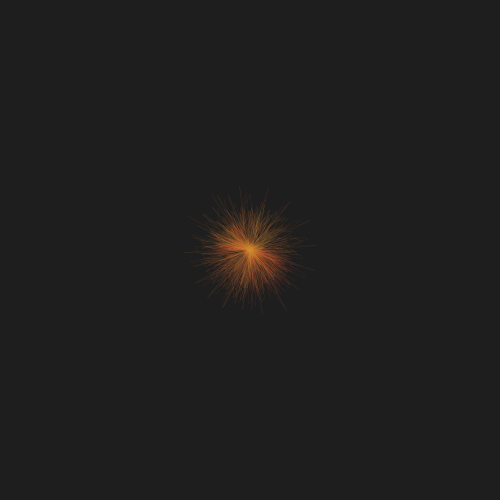
Frame 1 (no input)
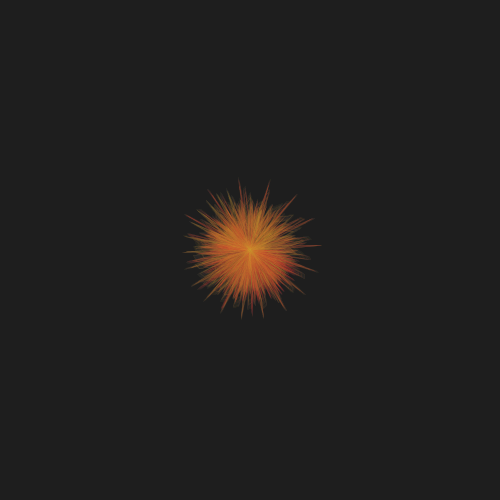
Frame 60 (the mouse pressed at the canvas centre just before this capture)
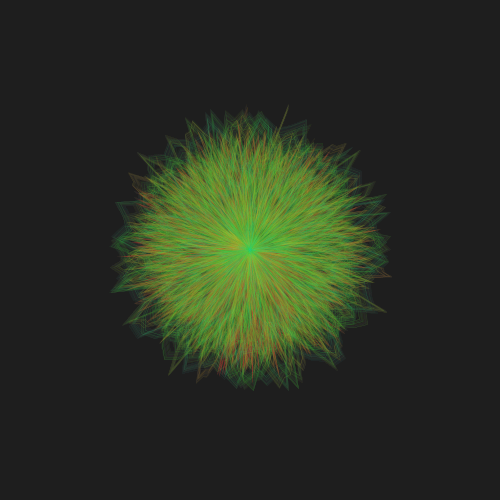
Frame 120 (the mouse held since frame 60 and released just before this capture)

The Processing sketch that drew these frames (run headless with seeded random() and noise(); from frame 60 on, the mouse is pressed at the canvas centre):

// Processing sketch: processing_42751
// ── processing_42751.pde

/* 
 Daniel C. Young
 Fuzzball Animation
 10/14/2011
 */

float easing=0.8;
float easeX=0.0;

void setup() {
  size(500, 500);
  smooth();
  background(30);
  colorMode(HSB);
  frameRate(30);
}

void draw() {
  fill(30,30);
  noStroke();
  rect(0,0,width,height);
  
  // replace mouseX with eased value
  easeX += (mouseX-easeX) * easing;
  
  for (int i=0;i<30;i++) {
    // map size, noise, and hue to mouseX
    float syz = map(easeX,0,width,30,180);
    float nyz = map(easeX,0,width,0,10);
    float clr = map(easeX,0,width,1,6.5);
    drawSpiral(i*syz, i*0.2, nyz+i, clr*i);
  }
}

void drawSpiral(float _endAng, float _angStep, float _noise, float _hue) {
  float px,py,x,y;
  float seed = random(10);  // initial radius
  px=py = 0.0;

  pushMatrix();
  translate(width/2, height/2);
  for (float ang=0; ang<_endAng; ang+=_angStep) {
    // adjust for different results
    _noise += 0.5;  
    seed += 0.2;

    // apply offset to initial radius
    float rad = seed + (noise(_noise)*100) - 50;

    x = rad*cos(radians(ang));
    y = rad*sin(radians(ang));

    // avoid drawing the first time
    if (px != 0.0) {
      stroke(_hue,200,200,60);
      strokeWeight(0.25);
      line(px, py, x, y);
    }

    px = x;
    py = y;
  }
  popMatrix();
}
